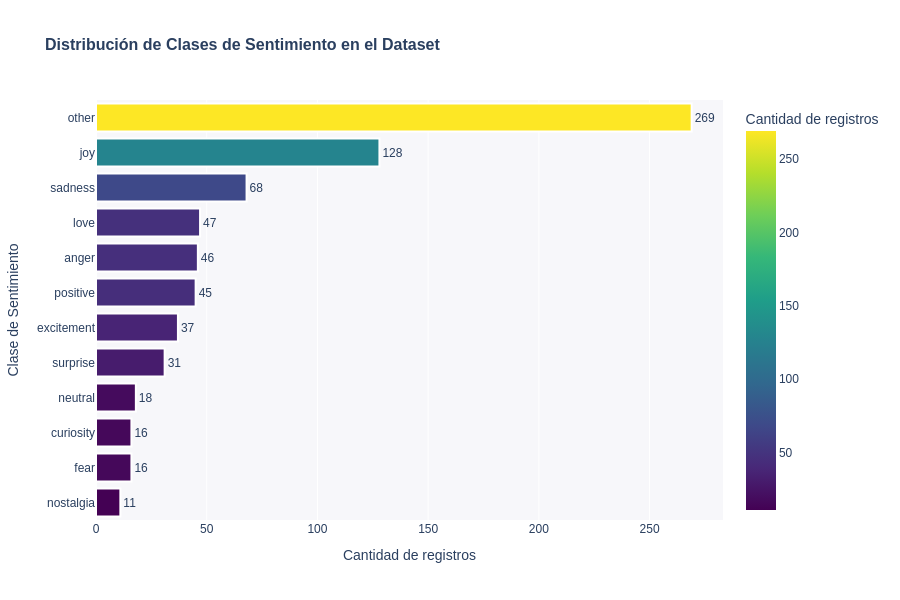

Source (notebook cell):
### Code cell
# ==================================================================
# Visualización 1: Distribución de sentimientos (barras horizontal)
# ==================================================================
# Crea gráfica interactiva con Plotly que muestra cantidad de registros
# por clase de sentimiento. Útil para detectar desbalance de clases.

import plotly.express as px

if not df_raw.empty:
    # Prepara datos: tabla con clases y sus conteos.
    class_data = class_distribution.reset_index()
    class_data.columns = ['Sentiment', 'Count']
    class_data = class_data.sort_values('Count', ascending=True)

    # Crear gráfica interactiva color-coded: más registros = color más brillante.
    fig = px.bar(
        class_data,
        x='Count',
        y='Sentiment',
        orientation='h',  # Barras horizontales para mejor legibilidad.
        color='Count',
        color_continuous_scale='Viridis',  # Escala de color.
        title='<b>Distribución de Clases de Sentimiento en el Dataset</b>',
        labels={'Count': 'Cantidad de registros', 'Sentiment': 'Clase de Sentimiento'},
        height=600,
        text='Count'  # Muestra valor de Count encima de cada barra.
    )

    # Personalización de trazas: etiquetas y bordes.
    fig.update_traces(
        textposition='outside',
        texttemplate='%{text}',
        marker=dict(line=dict(color='white', width=2))
    )

    # Personalización de layout: fuentes, colores de fondo, interactividad.
    fig.update_layout(
        font=dict(size=12, family='Arial, sans-serif'),
        title_font_size=16,
        xaxis_title_font_size=14,
        yaxis_title_font_size=14,
        showlegend=False,
        hovermode='closest',
        plot_bgcolor='rgba(240, 240, 245, 0.5)',
    )

    fig.show()

### Figure 1 — Plotly figure (JSON) as saved in the notebook; plotly's stock layout.template omitted (floating-point values rounded to 4 significant figures)
{"data": [{"hovertemplate": "Cantidad de registros=%{marker.color}<br>Clase de Sentimiento=%{y}<extra></extra>", "legendgroup": "", "marker": {"color": [11, 16, 16, 18, 31, 37, 45, 46, 47, 68, 128, 269], "coloraxis": "coloraxis", "line": {"color": "white", "width": 2}, "pattern": {"shape": ""}}, "name": "", "orientation": "h", "showlegend": false, "text": [11.0, 16.0, 16.0, 18.0, 31.0, 37.0, 45.0, 46.0, 47.0, 68.0, 128.0, 269.0], "textposition": "outside", "texttemplate": "%{text}", "type": "bar", "x": [11, 16, 16, 18, 31, 37, 45, 46, 47, 68, 128, 269], "xaxis": "x", "y": ["nostalgia", "fear", "curiosity", "neutral", "surprise", "excitement", "positive", "anger", "love", "sadness", "joy", "other"], "yaxis": "y"}], "layout": {"barmode": "relative", "coloraxis": {"colorbar": {"title": {"text": "Cantidad de registros"}}, "colorscale": [[0, "#440154"], [0.1111, "#482878"], [0.2222, "#3e4989"], [0.3333, "#31688e"], [0.4444, "#26828e"], [0.5556, "#1f9e89"], [0.6667, "#35b779"], [0.7778, "#6ece58"], [0.8889, "#b5de2b"], [1, "#fde725"]]}, "font": {"family": "Arial, sans-serif", "size": 12}, "height": 600, "hovermode": "closest", "legend": {"tracegroupgap": 0}, "plot_bgcolor": "rgba(240, 240, 245, 0.5)", "showlegend": false, "title": {"font": {"size": 16}, "text": "<b>Distribución de Clases de Sentimiento en el Dataset</b>"}, "xaxis": {"anchor": "y", "domain": [0, 1], "title": {"font": {"size": 14}, "text": "Cantidad de registros"}}, "yaxis": {"anchor": "x", "domain": [0, 1], "title": {"font": {"size": 14}, "text": "Clase de Sentimiento"}}}}
